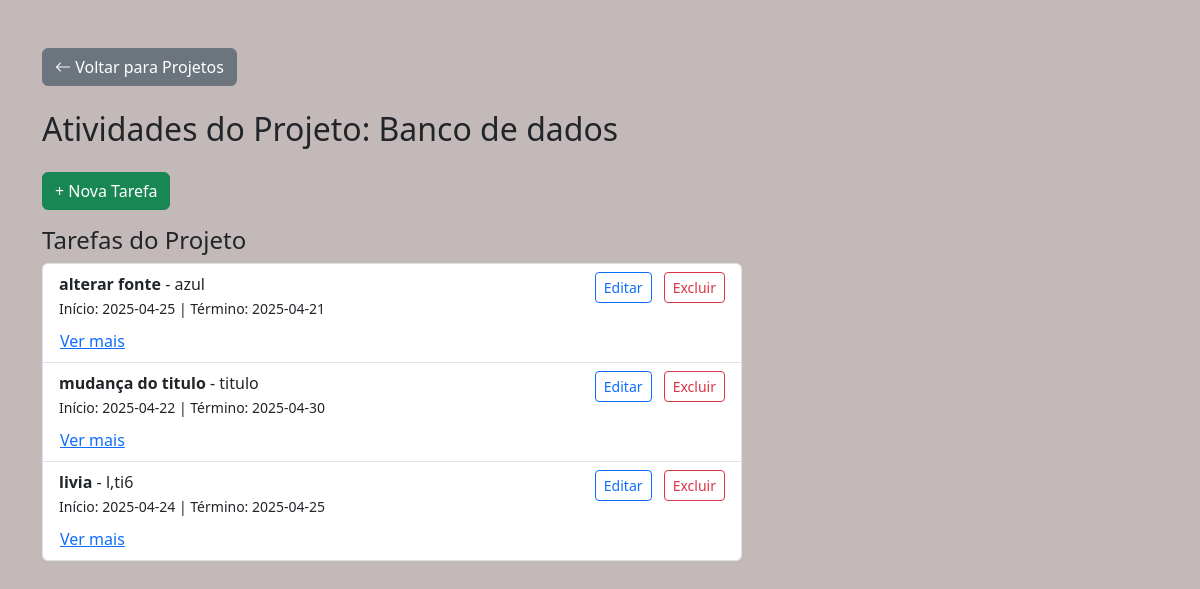
/projeto/16/tarefas, run on the app's committed database.
### tables this page shows
CREATE TABLE projetos (
            id INTEGER PRIMARY KEY AUTOINCREMENT,
            nome TEXT NOT NULL,
            descricao TEXT
        , data_inicio DATE, data_fim DATE, responsavel TEXT, equipe TEXT);

CREATE TABLE tarefas (
            id INTEGER PRIMARY KEY AUTOINCREMENT,
            projeto_id INTEGER NOT NULL,
            nome TEXT NOT NULL,
            descricao TEXT,
            data_inicio DATE,
            data_fim DATE, arquivo_nome TEXT, arquivo_caminho TEXT,
            FOREIGN KEY (projeto_id) REFERENCES projetos(id)
        );

### routes/tarefa_route.py (the view)
@tarefa_route.route('/projeto/<int:projeto_id>/tarefas')
def tarefas_do_projeto(projeto_id):
    projeto = buscar_projeto_por_id(projeto_id)
    tarefas = buscar_tarefas_por_projeto(projeto_id)
    return render_template('tarefas.html', projeto=projeto, tarefas=tarefas)

### db.py (called while the page is built)
def buscar_projeto_por_id(id):
    conn = sqlite3.connect('banco.db')
    conn.row_factory = sqlite3.Row
    cursor = conn.cursor()
    cursor.execute('SELECT id, nome, descricao, data_inicio, data_fim, responsavel, equipe FROM projetos WHERE id = ?', (id,))
    projeto = cursor.fetchone()
    conn.close()
    return projeto

def buscar_tarefas_por_projeto(projeto_id):
    conn = sqlite3.connect('banco.db')
    conn.row_factory = sqlite3.Row
    cursor = conn.cursor()
    cursor.execute('''SELECT id, nome, descricao, data_inicio, data_fim, arquivo_nome, arquivo_caminho FROM tarefas WHERE projeto_id = ?''', (projeto_id,))
    tarefas = cursor.fetchall()
    conn.close()
    return tarefas

### templates/tarefas.html (shortened to what this page needs)
<!DOCTYPE html>
<html lang="pt-br">
<head>
    <link href="https://cdn.jsdelivr.net/npm/bootstrap@5.3.2/dist/css/bootstrap.min.css" rel="stylesheet">
    <link href="https://cdn.jsdelivr.net/npm/bootstrap-icons@1.10.5/font/bootstrap-icons.css" rel="stylesheet">
</head>
<body style="background-color: rgba(195, 185, 185, 0.991);">
<div class="container mt-5">
    <div>
        <a href="{{ url_for('projeto_route.listar_projetos') }}" class="btn btn-secondary mb-4">
            <i class="bi bi-arrow-left"></i> Voltar para Projetos
        </a>
        <h2 class="mb-4">Atividades do Projeto: {{ projeto['nome'] }}</h2>
        {% if not tarefa %}
            <button class="btn btn-success mb-3" onclick="toggleCardForm()">+ Nova Tarefa</button>
        {% endif %}
        <div style="max-width: 700px;">
            <h4>Tarefas do Projeto</h4>
            <ul class="list-group">
                {% for tarefa in tarefas %}
                <li class="list-group-item d-flex justify-content-between align-items-start flex-column">
                    <div class="w-100 d-flex justify-content-between">
                        <div>
                            <strong>{{ tarefa['nome'] }}</strong> - {{ tarefa['descricao'] }}<br>
                            <small>Início: {{ tarefa['data_inicio'] }} | Término: {{ tarefa['data_fim'] }}</small>
                        </div>
                        <div>
                            <a href="{{ url_for('tarefa_route.editar_tarefa', id=tarefa['id']) }}" class="btn btn-outline-primary btn-sm ms-2">Editar</a>
                            <form action="{{ url_for('tarefa_route.excluir_tarefa_route', id=tarefa['id']) }}" method="POST" class="d-inline ms-2" onsubmit="return confirm('Tem certeza que deseja excluir esta tarefa?')">
                                <button type="submit" class="btn btn-outline-danger btn-sm">Excluir</button>
                            </form>
                        </div>
                    </div>
                    <a class="btn btn-link mt-2 p-0" data-bs-toggle="collapse" href="#verMais{{ tarefa['id'] }}" role="button" aria-expanded="false" aria-controls="verMais{{ tarefa['id'] }}">
                        Ver mais
                    </a>
                </li>
                {% endfor %}
            </ul>
        </div>
    </div>
</div>
</body>
</html>

### data on the page
projetos: nome "Banco de dados"
tarefas: nome "alterar fonte", descricao "azul", data_inicio "2025-04-25", data_fim "2025-04-21"
tarefas: nome "mudança do titulo", descricao "titulo", data_inicio "2025-04-22", data_fim "2025-04-30"
tarefas: nome "livia", descricao "l,ti6", data_inicio "2025-04-24", data_fim "2025-04-25"
